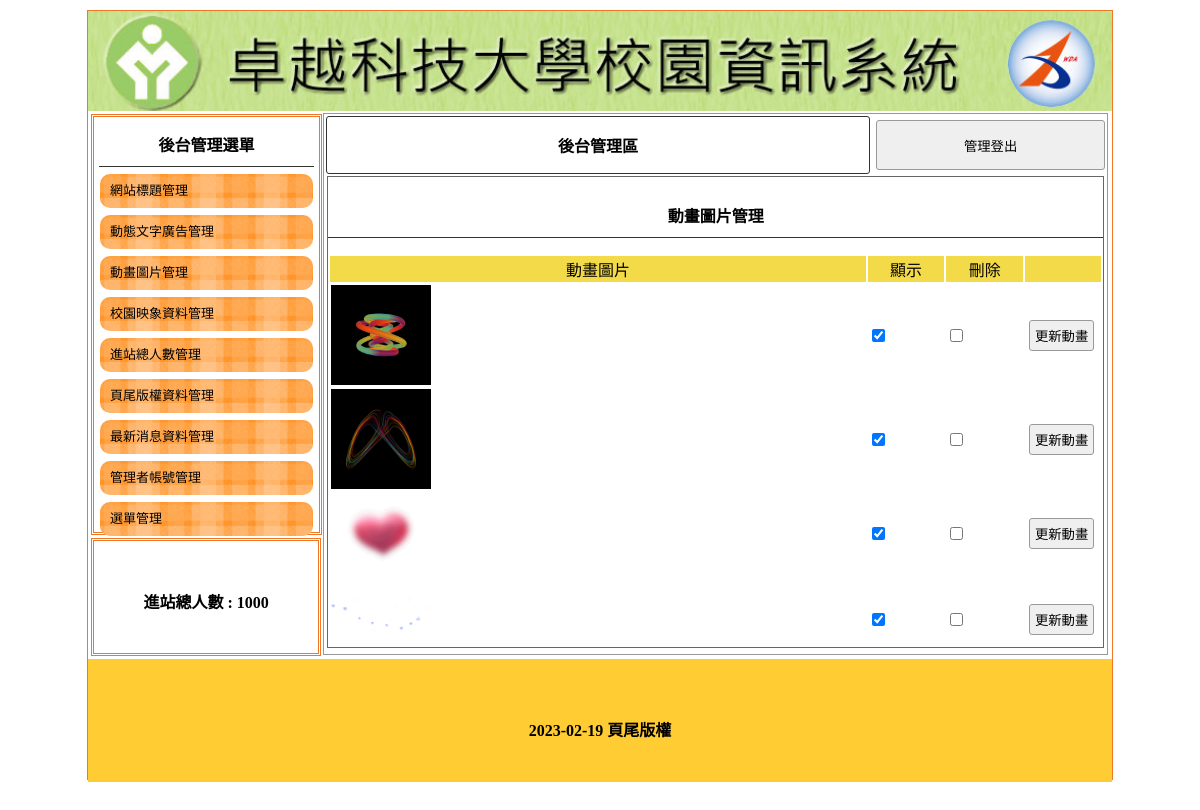
Page /admin.php?do=mvim on the committed database.
### tables this page shows
CREATE TABLE `title` (
  `id` int(10) UNSIGNED NOT NULL,
  `img` text NOT NULL,
  `text` text NOT NULL,
  `sh` int(1) UNSIGNED NOT NULL DEFAULT 0
);

CREATE TABLE `total` (
  `id` int(10) UNSIGNED NOT NULL,
  `text` text NOT NULL
);

CREATE TABLE `mvim` (
  `id` int(10) UNSIGNED NOT NULL,
  `img` text NOT NULL,
  `sh` int(1) UNSIGNED NOT NULL DEFAULT 1
);

CREATE TABLE `bottom` (
  `id` int(10) UNSIGNED NOT NULL,
  `text` text NOT NULL
);

### api/base.php (called while the page is built, shortened)
<?php
class DB {
    protected $dns="mysql:host=localhost;charset=utf8;dbname=web20;";
    protected $pdo;
    protected $table;
    public function __construct($table)
    {
        $this->pdo=new PDO($this->dns,'root','');
        $this->table=$table;
    }
    public function all(...$args){
        $sql="SELECT * FROM `$this->table` ";
        return $this->pdo->query($sql)->fetchAll(PDO::FETCH_ASSOC);
    }
    public function find($id){
        $sql="SELECT * FROM `$this->table` ";
        if(is_array($id)){
            $sql.=" WHERE ".join(" AND ",$this->arrToSql($id));
        }else{
            $sql.=" WHERE `id`='$id'";
        }
        return $this->pdo->query($sql)->fetch(PDO::FETCH_ASSOC);
    }
    private function arrToSql($arr){
        $res=[];
        foreach($arr as $key=>$val){
            $res[]="`$key`='$val'";
        }
        return $res;
    }
}
$Total=new DB('total');
$Title=new DB('title');
$Bottom=new DB('bottom');
?>

### admin/mvim.php (the view, shortened to what this page needs)
<div style="width:99%; height:87%; margin:auto; overflow:auto; border:#666 1px solid;">
					<p class="t cent botli">動畫圖片管理</p>
					<form method="post"  action="./api/edit.php">
						<table width="100%">
							<tbody>
								<tr class="yel">
									<td width="60%">動畫圖片</td>
									<td width="10%">顯示</td>
									<td width="10%">刪除</td>
									<td></td>
								</tr>
								<?php
								$table='Mvim';
								$rows=$$table->all();
								foreach($rows as $row){
									?>
									<tr>
									<td width="70%">
										<img src="./upload/<?=$row['img']?>" alt="" style="width:100px;">
									</td>
									<td width="10%">
										<input type="checkbox" name="sh[]" value="<?=$row['id']?>" <?=$row['sh']==1?'checked':'';?>>
									</td>
									<td width="10%">
										<input type="checkbox" name="del[]" value="<?=$row['id']?>">
									</td>
									<td>
									<input type="button"
											onclick="op('#cover','#cvr','./modal/update.php?table=<?=$table?>&id=<?=$row['id']?>')"
											value="更新動畫">
									</td>
								</tr>
									<?php
								}
								?>
							</tbody>
						</table>
					</form>
				</div>

### admin.php (shortened to what this page needs)
<?php
include_once "./api/base.php";
?>
<!DOCTYPE html
	PUBLIC "-//W3C//DTD XHTML 1.0 Transitional//EN" "http://www.w3.org/TR/xhtml1/DTD/xhtml1-transitional.dtd">
<html xmlns="http://www.w3.org/1999/xhtml">
<head>
	<link href="./css/css.css" rel="stylesheet" type="text/css">
</head>
<body>
	<div id="main">
		<a title="<?=$Title->find(['sh'=>1])['text']?>" href="index.php">
			<div class="ti" style="background:url('./upload/<?=$Title->find(['sh'=>1])['img']?>'); background-size:cover;"></div>
		</a>
		<div id="ms">
			<div id="lf" style="float:left;">
				<div id="menuput" class="dbor">
					<span class="t botli">後台管理選單</span>
					<a style="color:#000; font-size:13px; text-decoration:none;"
						href="?do=title">
						<div class="mainmu">
							網站標題管理 </div>
					</a>
					<a style="color:#000; font-size:13px; text-decoration:none;" href="?do=ad">
						<div class="mainmu">
							動態文字廣告管理 </div>
					</a>
					<a style="color:#000; font-size:13px; text-decoration:none;" href="?do=mvim">
						<div class="mainmu">
							動畫圖片管理 </div>
					</a>
					<a style="color:#000; font-size:13px; text-decoration:none;" href="?do=image">
						<div class="mainmu">
							校園映象資料管理 </div>
					</a>
					<a style="color:#000; font-size:13px; text-decoration:none;" href="?do=total">
						<div class="mainmu">
							進站總人數管理 </div>
					</a>
					<a style="color:#000; font-size:13px; text-decoration:none;" href="?do=bottom">
						<div class="mainmu">
							頁尾版權資料管理 </div>
					</a>
					<a style="color:#000; font-size:13px; text-decoration:none;" href="?do=news">
						<div class="mainmu">
							最新消息資料管理 </div>
					</a>
					<a style="color:#000; font-size:13px; text-decoration:none;" href="?do=admin">
						<div class="mainmu">
							管理者帳號管理 </div>
					</a>
					<a style="color:#000; font-size:13px; text-decoration:none;" href="?do=menu">
						<div class="mainmu">
							選單管理 </div>
					</a>
				</div>
				<div class="dbor" style="margin:3px; width:95%; height:20%; line-height:100px;">
					<span class="t">進站總人數 :
					<?=$Total->find(1)['text']?></span>
				</div>
			</div>
			<div class="di"
				style="height:540px; border:#999 1px solid; width:76.5%; margin:2px 0px 0px 0px; float:left; position:relative; left:20px;">
				<table width="100%">
					<tbody>
						<tr>
							<td style="width:70%;font-weight:800; border:#333 1px solid; border-radius:3px;"
								class="cent"><a href="?do=admin" style="color:#000; text-decoration:none;">後台管理區</a>
							</td>
							<td><button onclick="document.cookie='user=';location.replace('index.php')"
									style="width:99%; margin-right:2px; height:50px;">管理登出</button></td>
						</tr>
					</tbody>
				</table>
<?php
$do=$_GET['do']??'title';
$file="./admin/$do.php";
if(file_exists($file)){
	include $file;
}else{
	include "./admin/title.php";
}
?>
			</div>
		</div>
		<div
			style="width:1024px; left:0px; position:relative; background:#FC3; margin-top:4px; height:123px; display:block;">
			<span class="t" style="line-height:123px;"><?=$Bottom->find(1)['text']?></span>
		</div>
	</div>
</body>
</html>

### css/css.css (style rules this page uses)
body { padding:0px; margin:0px; }
#main { width:1024px; height:768px; margin:10px auto 10px auto; border:#EE7728 1px solid; position:relative; }
.ti { width:100%; height:100px; position:relative; background-size:cover; background-repeat:no-repeat; }
.dbor { border:#EE7728 double 3px; margin:1px; padding:2px 10px 2px 10px; }
.t { font-weight:800; display:block; text-align:center; padding:10px 1px 10px 1px; }
.botli { border-bottom:#333 1px solid; }
.mainmu { position:relative; border-radius:10px; background:url(../icon/menu.fw.png) center no-repeat; background-size:cover; line-height:30px; padding:2px 10px 2px 10px; margin:7px 1px 7px 1px; }
#lf { height:540px; width:21%; display:inline-block; }
#menuput { width:100%; height:75%; position:relative; padding:5px; display:block; margin: 3px; }
.di { display:inline-block; }
.cent { text-align:center; }
input,button { border:#999 1px solid; border-radius:3px; background:#EFEFEF; padding:5px; margin:3px; }
.yel td { background:#F3DA49; text-align:center; }
a { text-decoration: none; }
img { display: block; }

### rows in the picture
title: img (picture)
total: text "1000"
mvim: img (picture), sh "☑"
mvim: img (picture), sh "☑"
mvim: img (picture), sh "☑"
mvim: img (picture), sh "☑"
bottom: text "2023-02-19 頁尾版權"
